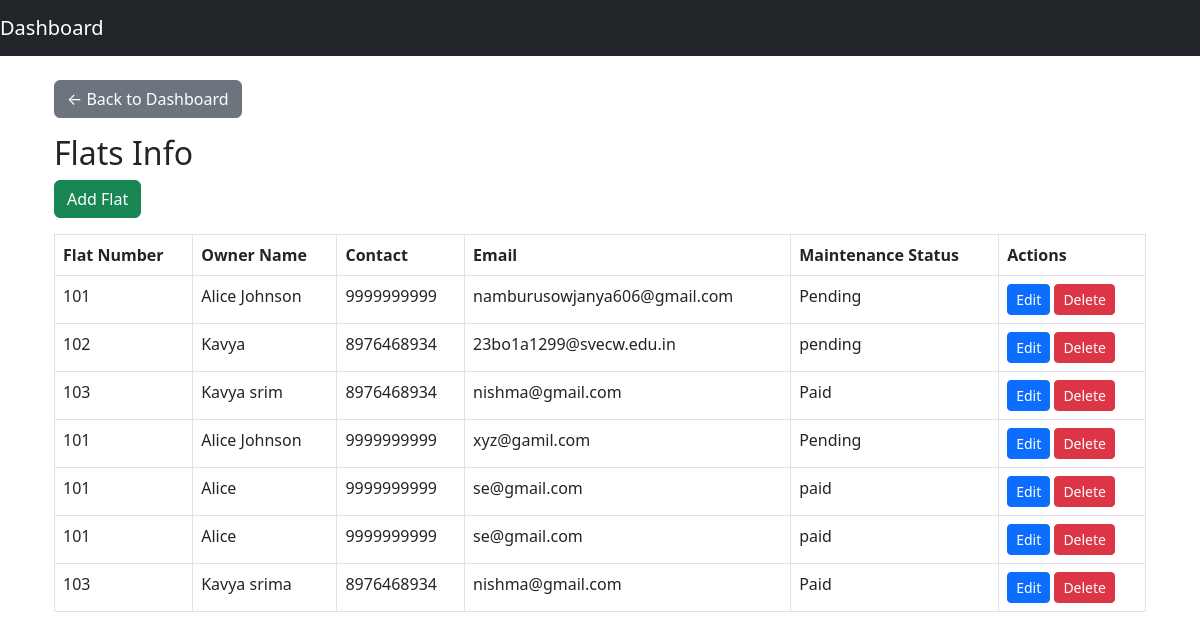
Page /flats/info (signed in) on the committed database.
### app/models.py (models this page shows)
class Flat(db.Model):
    __tablename__ = 'flats'
    flat_id = db.Column(db.Integer, primary_key=True, autoincrement=True)
    flat_number = db.Column(db.String(10), nullable=False)
    owner_name = db.Column(db.String(100), nullable=False)
    contact = db.Column(db.String(15), nullable=False)
    email = db.Column(db.String(100))
    maintenance_status = db.Column(db.String(50))

### app/routes.py (the view)
@main_bp.route('/flats/info')
@login_required
def flats_info():
    flats = Flat.query.all()
    flats_data = []
    for flat in flats:
        status = flat.maintenance_status if flat.maintenance_status else "No Data"
        flats_data.append({
            'flat_id': flat.flat_id,
            'flat_number': flat.flat_number,
            'owner_name': flat.owner_name,
            'contact': flat.contact,
            'email': flat.email or 'N/A',
            'maintenance_status': status
        })
    return render_template('total_flats.html', flats=flats_data)

### app/routes.py (called while the page is built)
def login_required(f):
    @wraps(f)
    def decorated(*args, **kwargs):
        if 'user_id' not in session:
            return redirect(url_for('auth.login'))
        return f(*args, **kwargs)
    return decorated

### app/templates/total_flats.html (shortened to what this page needs)
{% extends "base.html" %}
{% block content %}
<div class="container mt-4">
  <a href="{{ url_for('main.dashboard') }}" class="btn btn-secondary mb-3">← Back to Dashboard</a>
  <h2>Flats Info</h2>
  <button id="addFlatBtn" class="btn btn-success mb-3">Add Flat</button>
  <table class="table table-bordered">
    <thead>
      <tr>
        <th>Flat Number</th>
        <th>Owner Name</th>
        <th>Contact</th>
        <th>Email</th>
        <th>Maintenance Status</th>
        <th>Actions</th>
      </tr>
    </thead>
    <tbody>
      {% for flat in flats %}
      <tr>
        <td>{{ flat.flat_number }}</td>
        <td>{{ flat.owner_name }}</td>
        <td>{{ flat.contact }}</td>
        <td>{{ flat.email }}</td>
        <td>{{ flat.maintenance_status }}</td>
        <td>
          <button class="btn btn-sm btn-primary edit-btn"
                  data-id="{{ flat.flat_id }}"
                  data-flat_number="{{ flat.flat_number }}"
                  data-owner_name="{{ flat.owner_name }}"
                  data-contact="{{ flat.contact }}"
                  data-email="{{ flat.email }}"
                  data-maintenance_status="{{ flat.maintenance_status }}">
            Edit
          </button>
          <form method="POST" action="{{ url_for('main.delete_flat', flat_id=flat.flat_id) }}"
                style="display:inline;"
                onsubmit="return confirm('Are you sure you want to delete this flat?');">
            <button type="submit" class="btn btn-sm btn-danger">Delete</button>
          </form>
        </td>
      </tr>
      {% endfor %}
    </tbody>
  </table>
</div>
{% endblock %}

### rows in the picture
Flat: flat_number "101", owner_name "Alice Johnson", contact "9999999999", email "namburusowjanya606@gmail.com", maintenance_status "Pending"
Flat: flat_number "102", owner_name "Kavya", contact "8976468934", email "23bo1a1299@svecw.edu.in", maintenance_status "pending"
Flat: flat_number "103", owner_name "Kavya srim", contact "8976468934", email "nishma@gmail.com", maintenance_status "Paid"
Flat: flat_number "101", owner_name "Alice Johnson", contact "9999999999", email "xyz@gamil.com", maintenance_status "Pending"
Flat: flat_number "101", owner_name "Alice", contact "9999999999", email "se@gmail.com", maintenance_status "paid"
Flat: flat_number "101", owner_name "Alice", contact "9999999999", email "se@gmail.com", maintenance_status "paid"
Flat: flat_number "103", owner_name "Kavya srima", contact "8976468934", email "nishma@gmail.com", maintenance_status "Paid"
